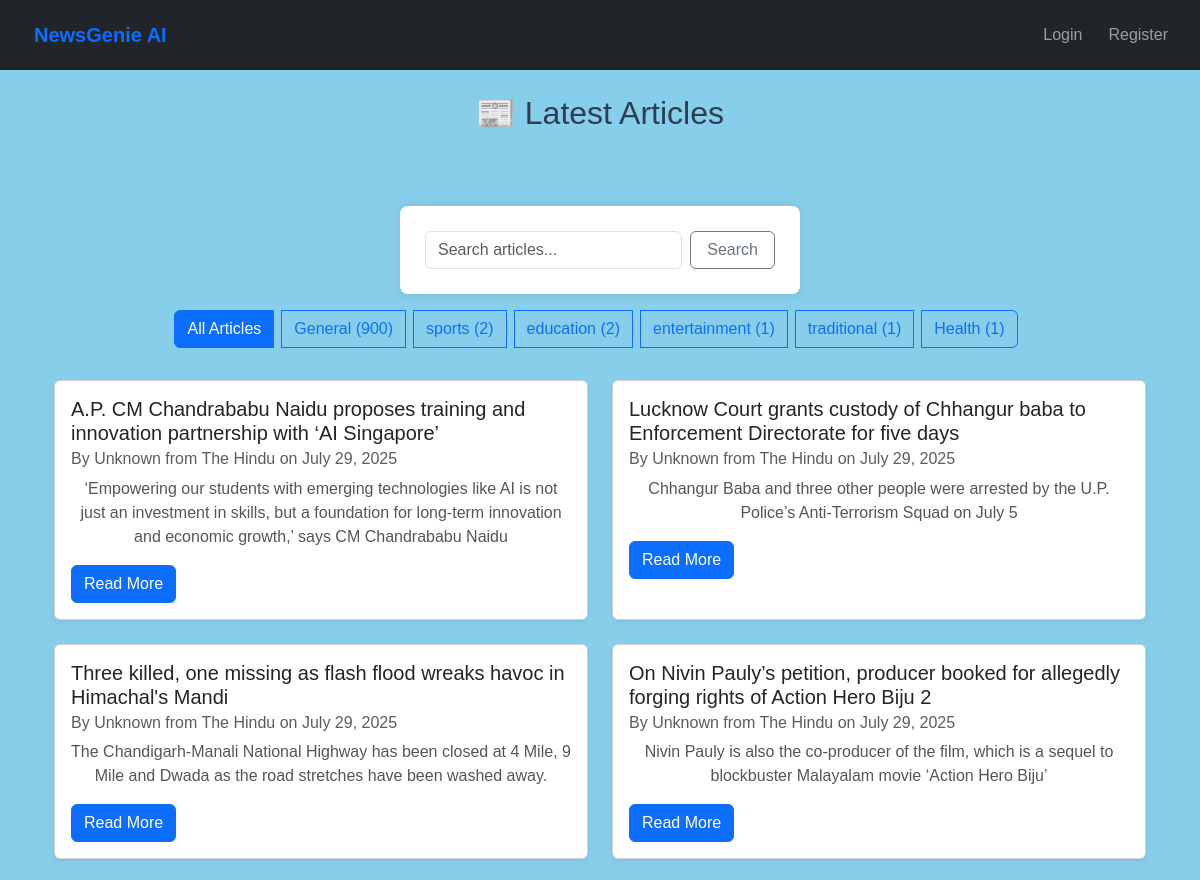
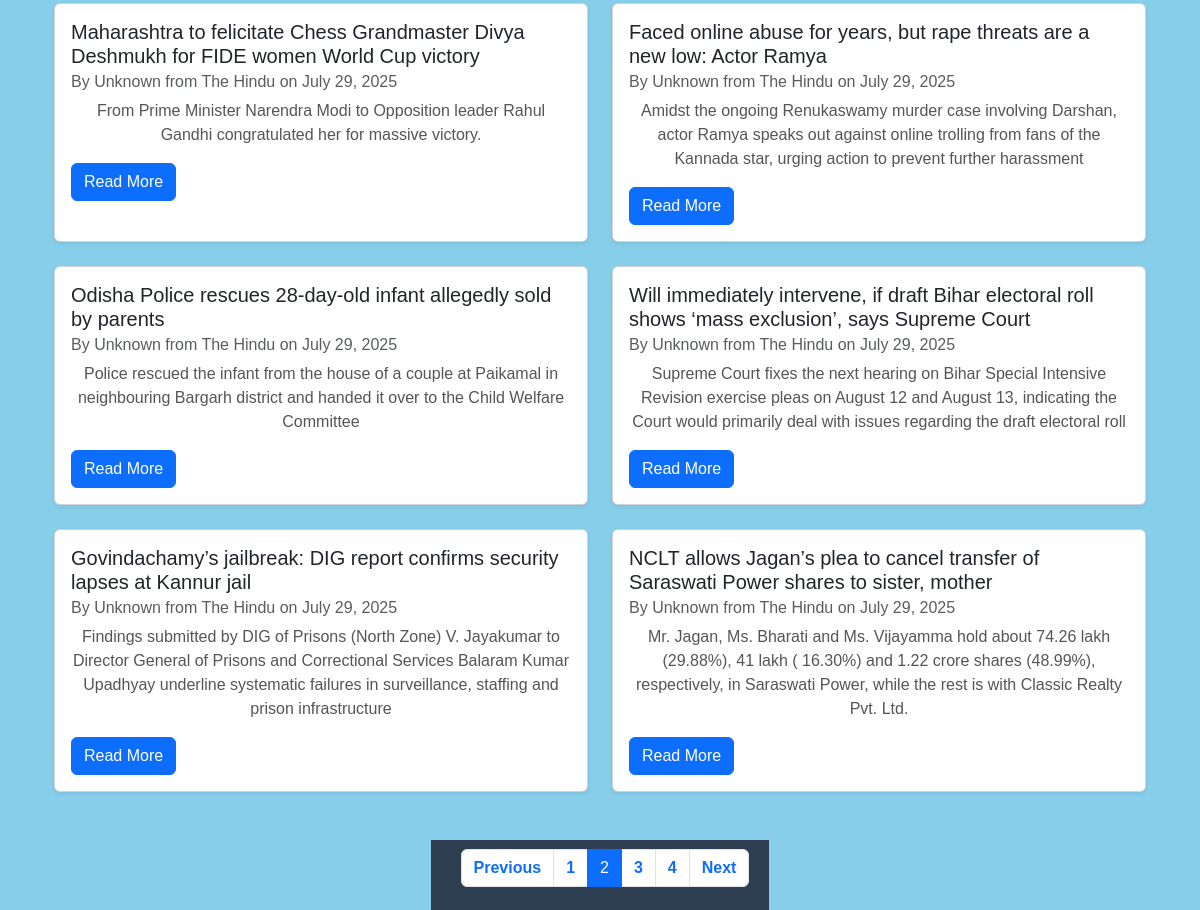
/articles/?page=2, run on the app's committed database (2 pictures, top to bottom).
### news/models.py (models this page shows, shortened)
class Category(models.Model):
    name = models.CharField(max_length=100)
    description = models.TextField(blank=True)

class Article(models.Model):
    title = models.CharField(max_length=200)
    content = models.TextField()
    summary = models.TextField(blank=True, null=True)
    source_url = models.URLField()
    category = models.ForeignKey(Category, on_delete=models.CASCADE)
    published_date = models.DateTimeField(default=timezone.now)
    link = models.URLField(max_length=500, unique=True, null=True, blank=True)
    publication_date = models.DateTimeField(null=True, blank=True)
    author = models.CharField(max_length=255, default='Unknown')
    source = models.CharField(max_length=100, default='Unknown')
    created_at = models.DateTimeField(auto_now_add=True)
    audio_file = models.FileField(upload_to='audio/', blank=True, null=True)
    approved = models.BooleanField(default=False)
    class Meta:
        ordering = ['-published_date']

### news/views.py (the view, shortened to what this page needs)
# urls.py: path('', ArticleListView.as_view(), name='home'),
class ArticleListView(ListView):
    model = Article
    template_name = 'news/article_list.html'
    context_object_name = 'articles'
    paginate_by = 10
    def get_queryset(self):
        queryset = Article.objects.all().order_by('-published_date')
        category = self.request.GET.get('category')
        query = self.request.GET.get('q')
        if category:
            queryset = queryset.filter(category_name_iexact=category)
        return queryset
    def get_context_data(self, **kwargs):
        context = super().get_context_data(**kwargs)
        context['categories'] = Category.objects.annotate(article_count=Count('article'))
        context['current_category'] = self.request.GET.get('category', '')
        context['query'] = self.request.GET.get('q', '')
        context['recommendations'] = []
        return context

### news/templates/news/article_list.html (shortened to what this page needs)
{% extends 'base.html' %}
{% block content %}
<div class="container mt-4">
  <h2 class="mb-4 text-center">📰 Latest Articles</h2>
  <div class="mb-4">
    <div class="row justify-content-center">
      <div class="col-md-8">
  <form method="get" action="{% url 'home' %}" class="d-flex align-items-stretch mb-3">
    <input type="text" name="q" value="{{ query }}" placeholder="Search articles..." class="form-control flex-grow-1 me-2" />
    <button type="submit" class="btn btn-outline-secondary w-auto px-3">Search</button>
  </form>
</div>
      <div class="col-md-12 text-center">
        <div class="btn-group flex-wrap" role="group">
          <a href="{% url 'home' %}" class="btn {% if not current_category %}btn-primary{% else %}btn-outline-primary{% endif %} mb-2 me-2">
            All Articles
          </a>
          {% for category in categories %}
            <a href="{% url 'home' %}?category={{ category.name }}{% if query %}&q={{ query }}{% endif %}"
               class="btn {% if current_category == category.name %}btn-primary{% else %}btn-outline-primary{% endif %} mb-2 me-2">
              {{ category.name }} ({{ category.article_count }})
            </a>
          {% endfor %}
        </div>
      </div>
    </div>
  </div>
  <div class="row">
    {% for article in articles %}
      <div class="col-md-6 mb-4">
        <div class="card h-100 shadow-sm">
          <div class="card-body">
            <h5 class="card-title">{{ article.title }}</h5>
<h6 class="card-subtitle mb-2 text-muted">
  By {{ article.author }} from {{ article.source }} on {{ article.publication_date|date:"F d, Y" }}
</h6>
            <p class="card-text">{{ article.summary|default:"" }}</p>
            <a href="{% url 'article_detail' article.pk %}" class="btn btn-primary">Read More</a>
          </div>
        </div>
      </div>
    {% empty %}
      <div class="col-12 text-center">
        <p class="text-muted">No articles found.</p>
      </div>
    {% endfor %}
  </div>
</div>
  {% if is_paginated %}
    <div class="d-flex justify-content-center mt-4">
      <nav>
        <ul class="pagination">
          {% if page_obj.has_previous %}
            <li class="page-item">
              <a class="page-link" href="?{% if current_category %}category={{ current_category }}&{% endif %}{% if query %}q={{ query }}&{% endif %}page={{ page_obj.previous_page_number }}">Previous</a>
            </li>
          {% else %}
            <li class="page-item disabled"><span class="page-link">Previous</span></li>
          {% endif %}
          {% for num in paginator.page_range %}
            {% if page_obj.number == num %}
              <li class="page-item active"><span class="page-link">{{ num }}</span></li>
            {% elif num > page_obj.number|add:'-3' and num < page_obj.number|add:'3' %}
              <li class="page-item">
                <a class="page-link" href="?{% if current_category %}category={{ current_category }}&{% endif %}{% if query %}q={{ query }}&{% endif %}page={{ num }}">{{ num }}</a>
              </li>
            {% endif %}
          {% endfor %}
          {% if page_obj.has_next %}
            <li class="page-item">
              <a class="page-link" href="?{% if current_category %}category={{ current_category }}&{% endif %}{% if query %}q={{ query }}&{% endif %}page={{ page_obj.next_page_number }}">Next</a>
            </li>
          {% else %}
            <li class="page-item disabled"><span class="page-link">Next</span></li>
          {% endif %}
        </ul>
      </nav>
    </div>
  {% endif %}
{% endblock %}

### static/css/style.css (style rules this page uses)
body { font-family: Arial, sans-serif; background-color: #f4f6f8; margin: 0; padding: 0; background-color: skyblue; }
nav { background-color: #2c3e50; padding: 9px 20px; height: 70px; }
nav a { color: white; margin-left: 10px; text-decoration: none; font-weight: bold; }
main form, .content-area form { background-color: white; max-width: 400px; margin: 50px auto; padding: 25px; box-shadow: 0px 0px 10px rgba(0, 0, 0, 0.1); border-radius: 8px; }
button { background-color: #3498db; color: white; padding: 10px 20px; border: none; cursor: pointer; border-radius: 5px; }
h2 { text-align: center; color: #2c3e50; }
p { text-align: center; color: #555; }

### data on the page
Category: name "General", article_count "900"
Category: name "sports", article_count "2"
Category: name "education", article_count "2"
Category: name "entertainment", article_count "1"
Category: name "traditional", article_count "1"
Category: name "Health", article_count "1"
Article: title "A.P. CM Chandrababu Naidu proposes training and innovation partnership with ‘AI Singapore’", author "Unknown", source "The Hindu", publication_date "July 29, 2025", summary "‘Empowering our students with emerging technologies like AI is not just an investment in skills, but a foundation for long-term innovation and economic growth,’ says CM Chandrababu Naidu"
Article: title "Lucknow Court grants custody of Chhangur baba to Enforcement Directorate for five days", author "Unknown", source "The Hindu", publication_date "July 29, 2025", summary "Chhangur Baba and three other people were arrested by the U.P. Police’s Anti-Terrorism Squad on July 5"
Article: title "Three killed, one missing as flash flood wreaks havoc in Himachal's Mandi", author "Unknown", source "The Hindu", publication_date "July 29, 2025", summary "The Chandigarh-Manali National Highway has been closed at 4 Mile, 9 Mile and Dwada as the road stretches have been washed away."
Article: title "On Nivin Pauly’s petition, producer booked for allegedly forging rights of Action Hero Biju 2", author "Unknown", source "The Hindu", publication_date "July 29, 2025", summary "Nivin Pauly is also the co-producer of the film, which is a sequel to blockbuster Malayalam movie ‘Action Hero Biju’"
Article: title "Maharashtra to felicitate Chess Grandmaster Divya Deshmukh for FIDE women World Cup victory", author "Unknown", source "The Hindu", publication_date "July 29, 2025", summary "From Prime Minister Narendra Modi to Opposition leader Rahul Gandhi congratulated her for massive victory."
Article: title "Faced online abuse for years, but rape threats are a new low: Actor Ramya", author "Unknown", source "The Hindu", publication_date "July 29, 2025", summary "Amidst the ongoing Renukaswamy murder case involving Darshan, actor Ramya speaks out against online trolling from fans of the Kannada star, urging action to prevent further harassment"
Article: title "Odisha Police rescues 28-day-old infant allegedly sold by parents", author "Unknown", source "The Hindu", publication_date "July 29, 2025", summary "Police rescued the infant from the house of a couple at Paikamal in neighbouring Bargarh district and handed it over to the Child Welfare Committee"
Article: title "Will immediately intervene, if draft Bihar electoral roll shows ‘mass exclusion’, says Supreme Court", author "Unknown", source "The Hindu", publication_date "July 29, 2025", summary "Supreme Court fixes the next hearing on Bihar Special Intensive Revision exercise pleas on August 12 and August 13, indicating the Court would primarily deal with issues regarding the draft electoral roll"
Article: title "Govindachamy’s jailbreak: DIG report confirms security lapses at Kannur jail", author "Unknown", source "The Hindu", publication_date "July 29, 2025", summary "Findings submitted by DIG of Prisons (North Zone) V. Jayakumar to Director General of Prisons and Correctional Services Balaram Kumar Upadhyay underline systematic failures in surveillance, staffing and prison infrastructure"
Article: title "NCLT allows Jagan’s plea to cancel transfer of Saraswati Power shares to sister, mother", author "Unknown", source "The Hindu", publication_date "July 29, 2025", summary "Mr. Jagan, Ms. Bharati and Ms. Vijayamma hold about 74.26 lakh (29.88%), 41 lakh ( 16.30%) and 1.22 crore shares (48.99%), respectively, in Saraswati Power, while the rest is with Classic Realty Pvt. Ltd."

### other printed values
{{ num }} "1" "3" "4"
{{ num }} "2"
